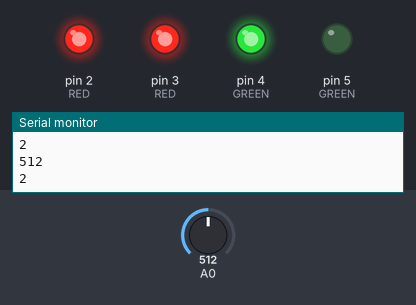
This sketch was run on a simulated Arduino Uno, built with avr-gcc and run on an emulated ATmega328P. Parts: output pins drawn as LEDs (lit = HIGH), the last lines printed to the serial monitor. The inputs (shaded band) are chosen by the test bench; at power-on: A0 = 512.

Above: at 2.8 s.
2.9 s: A0 set to 582
5.6 s: A0 set to 617
At 6.8 s:
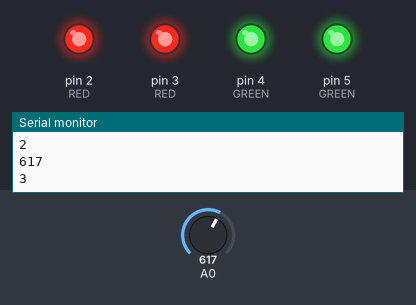
8.3 s: A0 set to 122
At 11.8 s:
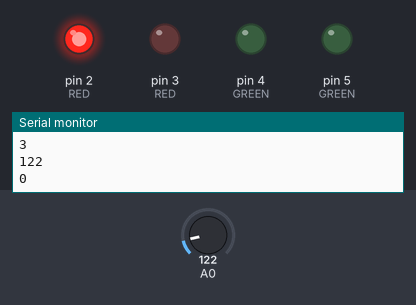
12.5 s: A0 set to 181
16.2 s: A0 set to 214
At 20.2 s:
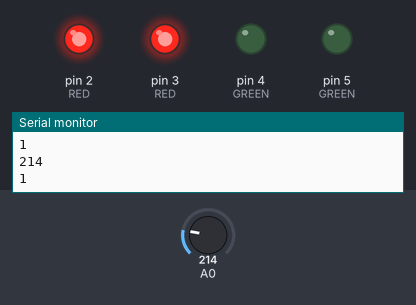
20.5 s: A0 set to 0
At 23.4 s:
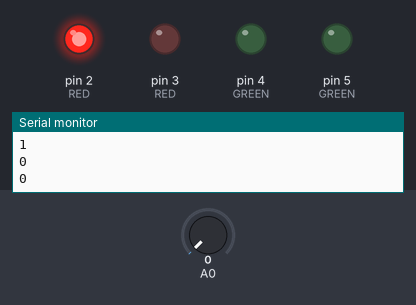
Timing chart, 0 to 24.9 s (numbered marks = the images above; inputs shaded):
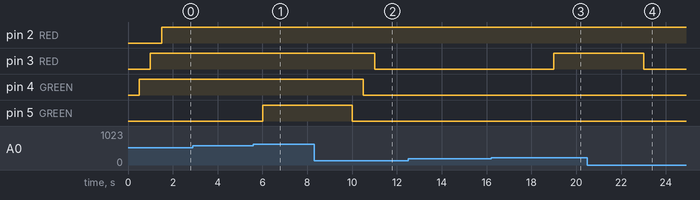

The sketch:

plant_monitor.ino
```cpp
void setup() {
  pinMode(2, OUTPUT); //RED
  pinMode(3, OUTPUT); //RED
  pinMode(4, OUTPUT); //GREEN
  pinMode(5, OUTPUT); //GREEN

  pinMode(A0, INPUT);

  Serial.begin(9600);
}

void turnOnOff(int value, int valueExpected, int pin) {
  int pinValue = LOW;
  if(value >= valueExpected) {
    pinValue = HIGH;
  }

  digitalWrite(pin, pinValue);
  delay(500);
}

void loop() {

  int valueFromSensor = analogRead(A0);
  Serial.println(valueFromSensor);

  byte value = map(valueFromSensor, 0, 800, 0, 4);
  Serial.println(value);

  for(int i = 3; i >= 0; i--)
    turnOnOff(value, i, i+2);
}
```

Measured:
- the behaviour switches between 599 and 600 on A0 (found by bisection; images 0 and 1)
- the behaviour switches between 199 and 200 on A0 (found by bisection; images 2 and 3)
- after the input at 5.6 s, pin 5 (GREEN): LOW → HIGH after 0.40 s
- after the input at 8.3 s, pin 3 (RED): HIGH → LOW after 2.7 s; pin 4 (GREEN): HIGH → LOW after 2.2 s; pin 5 (GREEN): HIGH → LOW after 1.7 s
- after the input at 16.2 s, pin 3 (RED): LOW → HIGH after 2.8 s
- after the input at 20.5 s, pin 3 (RED): HIGH → LOW after 2.5 s
